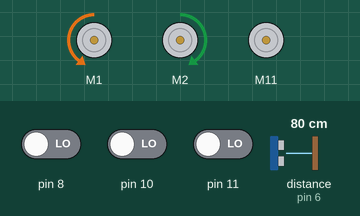
The sketch below on a simulated Arduino Uno, built with avr-gcc and run on an emulated ATmega328P. Shown: 3 × DC motor (green arrow = forward, orange = backward, longer = faster). The test bench sets the inputs (shaded band); at power-on: distance to the obstacle (sensor on pin 6) 80 cm, pin 8 LOW, pin 10 LOW, pin 11 LOW.

Above: at 1.2 s.
1.3 s: distance to the obstacle (sensor on pin 6) set to 9 cm
2.8 s: distance to the obstacle (sensor on pin 6) set to 6 cm
At 3.9 s:
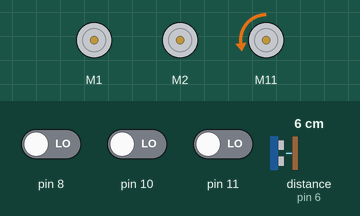
Timing chart, 0 to 5.8 s (numbered marks = the images above; inputs shaded):
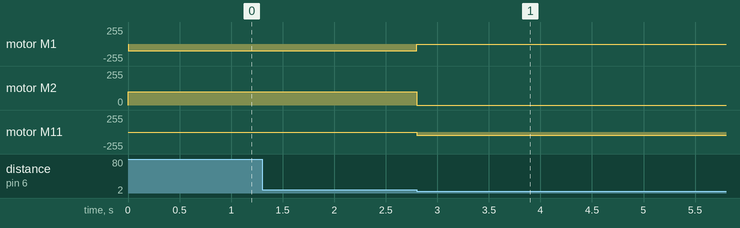

Measured:
- the behaviour switches between 8 and 7 cm on distance to the obstacle (sensor on pin 6) (found by bisection; images 0 and 1)
- after the input at 1.3 s, every drawn part: stays the same
- after the input at 2.8 s, motor M1: backward 100/255 → stopped at once; motor M2: forward 100/255 → stopped at once; motor M11: stopped → backward 50/255 at once

The sketch:

DrinkCar.ino
```cpp
#ifndef DrinkCar_ino
#define DrinkCar_ino

#include <MeOrion.h>

#define DEFAULT_INTERVAL_MS 100

#define MIN_DISTANCE_CM 8

#define LIFT_DOWN_MS 7800
#define LIFT_DOWN_SPEED (-50)

#define LIFT_UP_MS 3500
#define LIFT_UP_SPEED 100

#define MAX_SPEED 100
#define MIN_SPEED 10

#define LEFT S1_IN_S2_OUT
#define RIGHT S1_OUT_S2_IN

#ifdef DEBUG
#define DBG(...) Serial.println(__VA_ARGS__)
#else
#define DBG(...)
#endif

#define Run(speed)          \
    do {                    \
        MotorL.run(-speed); \
        MotorR.run(speed);  \
    } while (0)

#define Turn(dir, outer, inner)     \
    do {                            \
        switch (dir) {              \
            case LEFT:              \
                MotorL.run(-inner); \
                MotorR.run(outer);  \
                break;              \
            case RIGHT:             \
                MotorL.run(-outer); \
                MotorR.run(inner);  \
                break;              \
            default:                \
                Run(outer);         \
        }                           \
    } while (0)

#define Stop(...)      \
    do {               \
        MotorL.stop(); \
        MotorR.stop(); \
    } while (0)

#define Pour(...)                  \
    do {                           \
        Lift.run(LIFT_DOWN_SPEED); \
        delay(LIFT_DOWN_MS);       \
        Lift.run(LIFT_UP_SPEED);   \
        delay(LIFT_UP_MS);         \
        Lift.stop();               \
    } while (0)

MeLineFollower LineFollower(PORT_3);
MeUltrasonicSensor UltrasonicSensor(PORT_6);
MeDCMotor MotorL(M1), MotorR(M2);
MeDCMotor Lift(PORT_1);

enum { STOP, RUN, TURN } State = RUN;
uint8_t Direction = RIGHT;
uint8_t SpeedOuter = MAX_SPEED, SpeedInner = MAX_SPEED;

typedef void (*Task)(void);

void taskFollowLine() {
    if (State == STOP) return;

    uint8_t dir = LineFollower.readSensors();
    if (dir == S1_OUT_S2_OUT) {
        State = TURN;
        SpeedInner /= 2;
        if (SpeedInner < MIN_SPEED) SpeedInner = MIN_SPEED;
        Turn(Direction, SpeedOuter, SpeedInner);
    } else {
        Direction = dir;
        State = RUN;
        SpeedInner = SpeedOuter;
        Run(SpeedOuter);
    }
}

void taskPourDrink() {
    static unsigned long lastcall = 0;
    unsigned long now = millis();
    if (now < lastcall + DEFAULT_INTERVAL_MS) return;

    double d = UltrasonicSensor.distanceCm();
    DBG("distanceCm:", d);

    if (d > 0.0 && d < MIN_DISTANCE_CM) {
        if (State != STOP) {
            State = STOP;
            Stop();
            Pour();
        }
    } else if (State == STOP) {
        State = RUN;
        Run(SpeedOuter);
    }

    lastcall = now;
}

const Task Tasks[] = {taskFollowLine, taskPourDrink};
const uint8_t NTasks = sizeof(Tasks) / sizeof(Task);

void setup() {
#ifdef DEBUG
    Serial.begin(9600);
#endif
}

void loop() {
    static uint8_t i = 0;

    Tasks[i]();
    i = (i + 1) % NTasks;
}

#endif
```
